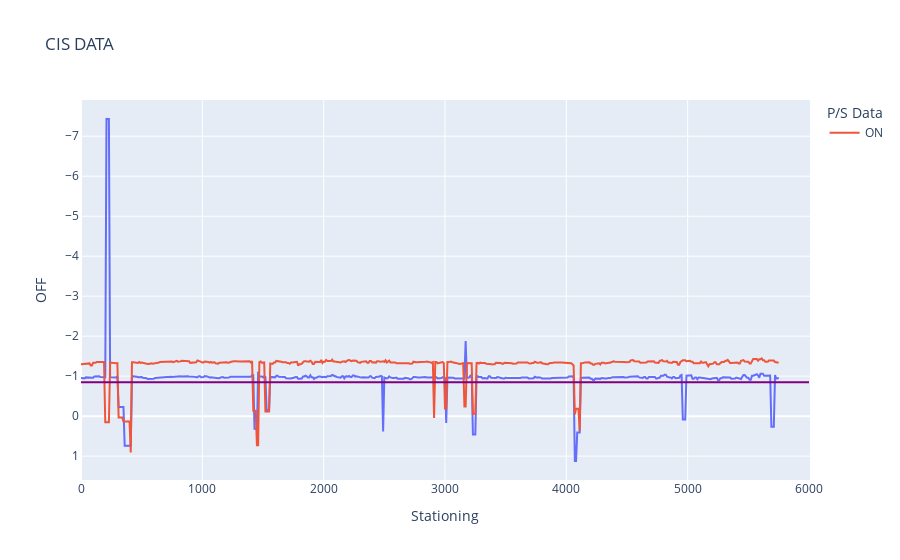

Notebook code for this chart:
### Code cell
CIS_Graph = px.line(FINAL_DF, x='Stationing', y=FINAL_DF['OFF'], title= 'CIS DATA', hover_data=['Comments']) # OFF Values, CHANGE THE TITLE TO WHAT YOU WANT
CIS_Graph.add_scatter(x=FINAL_DF['Stationing'], y=FINAL_DF['ON'], name= 'ON') # ON Values
CIS_Graph.update_layout(autotypenumbers='convert types')
CIS_Graph.update_layout()
CIS_Graph.update_yaxes(autorange="reversed")
CIS_Graph.add_shape(type='line', x0=0, y0=-.85, x1=6000, y1=-.85, line=dict(color='Purple'))# Change the value of x1 based off the length of the project 
CIS_Graph.update_layout(legend_title_text = 'P/S Data')
CIS_Graph.show()

### Figure 1 — Plotly figure (JSON) as saved in the notebook; plotly's stock layout.template omitted (floating-point values rounded to 4 significant figures; data arrays with more than 128 entries replaced by an {"elided": "..."} marker saying what was removed)
{"data": [{"customdata": {"elided": "577x1 str values"}, "hovertemplate": "Stationing=%{x}<br>OFF=%{y}<br>Comments=%{customdata[0]}<extra></extra>", "legendgroup": "", "line": {"color": "#636efa", "dash": "solid"}, "marker": {"symbol": "circle"}, "mode": "lines", "name": "", "orientation": "v", "showlegend": false, "type": "scatter", "x": {"elided": "577 str values"}, "xaxis": "x", "y": {"elided": "577 float values"}, "yaxis": "y"}, {"name": "ON", "type": "scatter", "x": {"elided": "577 str values"}, "y": {"elided": "577 str values"}}], "layout": {"autotypenumbers": "convert types", "legend": {"title": {"text": "P/S Data"}, "tracegroupgap": 0}, "shapes": [{"line": {"color": "Purple"}, "type": "line", "x0": 0, "x1": 6000, "y0": -0.85, "y1": -0.85}], "title": {"text": "CIS DATA"}, "xaxis": {"anchor": "y", "domain": [0, 1], "title": {"text": "Stationing"}}, "yaxis": {"anchor": "x", "autorange": "reversed", "domain": [0, 1], "title": {"text": "OFF"}}}}
